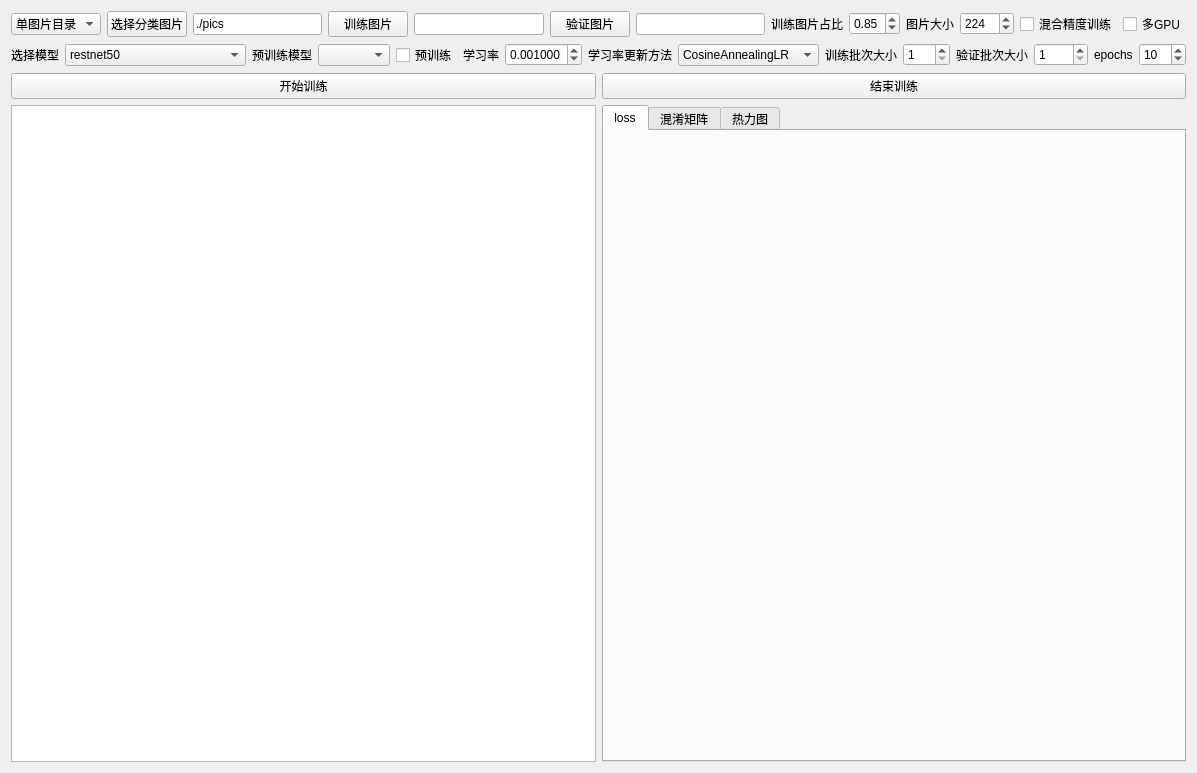
<?xml version="1.0" encoding="UTF-8"?>
<ui version="4.0">
 <class>UI</class>
 <widget class="QWidget" name="UI">
  <property name="geometry">
   <rect>
    <x>0</x>
    <y>0</y>
    <width>1165</width>
    <height>773</height>
   </rect>
  </property>
  <property name="sizePolicy">
   <sizepolicy hsizetype="Expanding" vsizetype="Expanding">
    <horstretch>0</horstretch>
    <verstretch>0</verstretch>
   </sizepolicy>
  </property>
  <property name="windowTitle">
   <string>Form</string>
  </property>
  <layout class="QHBoxLayout" name="horizontalLayout">
   <item>
    <layout class="QVBoxLayout" name="verticalLayout">
     <item>
      <layout class="QHBoxLayout" name="horizontalLayout_7">
       <item>
        <widget class="QComboBox" name="comb_pic_model">
         <item>
          <property name="text">
           <string extracomment="所有图片在一个目录">单图片目录</string>
          </property>
         </item>
         <item>
          <property name="text">
           <string extracomment="训练验证目录分开">多图片目录</string>
          </property>
         </item>
        </widget>
       </item>
       <item>
        <widget class="QPushButton" name="btn_picsdir">
         <property name="text">
          <string>选择分类图片</string>
         </property>
        </widget>
       </item>
       <item>
        <widget class="QLineEdit" name="lineEdit_picdir">
         <property name="sizePolicy">
          <sizepolicy hsizetype="Expanding" vsizetype="Fixed">
           <horstretch>0</horstretch>
           <verstretch>0</verstretch>
          </sizepolicy>
         </property>
         <property name="text">
          <string>./pics</string>
         </property>
        </widget>
       </item>
       <item>
        <widget class="QPushButton" name="btn_train_pic">
         <property name="text">
          <string>训练图片</string>
         </property>
        </widget>
       </item>
       <item>
        <widget class="QLineEdit" name="lineEdit_pic_train"/>
       </item>
       <item>
        <widget class="QPushButton" name="btn_val_pic">
         <property name="text">
          <string>验证图片</string>
         </property>
        </widget>
       </item>
       <item>
        <widget class="QLineEdit" name="lineEdit_pic_val"/>
       </item>
       <item>
        <widget class="QLabel" name="label_4">
         <property name="text">
          <string>训练图片占比</string>
         </property>
        </widget>
       </item>
       <item>
        <widget class="QDoubleSpinBox" name="doubleSpinBox_trainsize">
         <property name="minimum">
          <double>0.100000000000000</double>
         </property>
         <property name="maximum">
          <double>1.000000000000000</double>
         </property>
         <property name="singleStep">
          <double>0.010000000000000</double>
         </property>
         <property name="value">
          <double>0.850000000000000</double>
         </property>
        </widget>
       </item>
       <item>
        <widget class="QLabel" name="label_8">
         <property name="text">
          <string>图片大小</string>
         </property>
        </widget>
       </item>
       <item>
        <widget class="QSpinBox" name="img_size">
         <property name="minimum">
          <number>32</number>
         </property>
         <property name="maximum">
          <number>2048</number>
         </property>
         <property name="singleStep">
          <number>8</number>
         </property>
         <property name="value">
          <number>224</number>
         </property>
        </widget>
       </item>
       <item>
        <widget class="QCheckBox" name="checkBox_amp">
         <property name="text">
          <string>混合精度训练</string>
         </property>
        </widget>
       </item>
       <item>
        <widget class="QCheckBox" name="checkBox_multGpu">
         <property name="text">
          <string>多GPU</string>
         </property>
        </widget>
       </item>
      </layout>
     </item>
     <item>
      <layout class="QHBoxLayout" name="horizontalLayout_3">
       <item>
        <layout class="QHBoxLayout" name="horizontalLayout_4">
         <item>
          <widget class="QLabel" name="label">
           <property name="text">
            <string>选择模型</string>
           </property>
          </widget>
         </item>
         <item>
          <widget class="QComboBox" name="comb_model">
           <item>
            <property name="text">
             <string>restnet50</string>
            </property>
           </item>
           <item>
            <property name="text">
             <string>restnet101</string>
            </property>
           </item>
           <item>
            <property name="text">
             <string>restnet152</string>
            </property>
           </item>
           <item>
            <property name="text">
             <string>effiction4</string>
            </property>
           </item>
           <item>
            <property name="text">
             <string>densenet121</string>
            </property>
           </item>
           <item>
            <property name="text">
             <string>densenet161</string>
            </property>
           </item>
           <item>
            <property name="text">
             <string>regnet_x_32gf</string>
            </property>
           </item>
           <item>
            <property name="text">
             <string>vision_transformer.vit_b_32</string>
            </property>
           </item>
          </widget>
         </item>
         <item>
          <widget class="QLabel" name="label_9">
           <property name="text">
            <string>预训练模型</string>
           </property>
          </widget>
         </item>
         <item>
          <widget class="QComboBox" name="cmb_pre_models"/>
         </item>
         <item>
          <widget class="QCheckBox" name="checkBox_pre_train">
           <property name="text">
            <string>预训练</string>
           </property>
          </widget>
         </item>
         <item>
          <widget class="QLabel" name="label_5">
           <property name="text">
            <string>学习率</string>
           </property>
          </widget>
         </item>
         <item>
          <widget class="QDoubleSpinBox" name="lr">
           <property name="decimals">
            <number>6</number>
           </property>
           <property name="minimum">
            <double>0.000010000000000</double>
           </property>
           <property name="maximum">
            <double>0.010000000000000</double>
           </property>
           <property name="singleStep">
            <double>0.000010000000000</double>
           </property>
           <property name="value">
            <double>0.001000000000000</double>
           </property>
          </widget>
         </item>
         <item>
          <widget class="QLabel" name="label_6">
           <property name="text">
            <string>学习率更新方法</string>
           </property>
          </widget>
         </item>
         <item>
          <widget class="QComboBox" name="comb_lr_f">
           <item>
            <property name="text">
             <string>CosineAnnealingLR</string>
            </property>
           </item>
           <item>
            <property name="text">
             <string>StepLR</string>
            </property>
           </item>
           <item>
            <property name="text">
             <string>固定</string>
            </property>
           </item>
          </widget>
         </item>
         <item>
          <widget class="QLabel" name="label_3">
           <property name="text">
            <string>训练批次大小</string>
           </property>
          </widget>
         </item>
         <item>
          <widget class="QSpinBox" name="train_benchsize">
           <property name="minimum">
            <number>1</number>
           </property>
           <property name="maximum">
            <number>512</number>
           </property>
          </widget>
         </item>
         <item>
          <widget class="QLabel" name="label_2">
           <property name="text">
            <string>验证批次大小</string>
           </property>
          </widget>
         </item>
         <item>
          <widget class="QSpinBox" name="val_benchsize">
           <property name="minimum">
            <number>1</number>
           </property>
           <property name="maximum">
            <number>1024</number>
           </property>
          </widget>
         </item>
         <item>
          <widget class="QLabel" name="label_7">
           <property name="text">
            <string>epochs</string>
           </property>
          </widget>
         </item>
         <item>
          <widget class="QSpinBox" name="epochs">
           <property name="minimum">
            <number>1</number>
           </property>
           <property name="maximum">
            <number>500</number>
           </property>
           <property name="value">
            <number>10</number>
           </property>
          </widget>
         </item>
        </layout>
       </item>
      </layout>
     </item>
     <item>
      <layout class="QHBoxLayout" name="horizontalLayout_5">
       <item>
        <widget class="QPushButton" name="btn_train">
         <property name="text">
          <string>开始训练</string>
         </property>
        </widget>
       </item>
       <item>
        <widget class="QPushButton" name="btn_exit_train">
         <property name="text">
          <string>结束训练</string>
         </property>
        </widget>
       </item>
      </layout>
     </item>
     <item>
      <layout class="QHBoxLayout" name="horizontalLayout_2">
       <item>
        <widget class="QTextBrowser" name="textBrowser"/>
       </item>
       <item>
        <widget class="QTabWidget" name="tabWidget_matplot">
         <property name="currentIndex">
          <number>0</number>
         </property>
         <widget class="QWidget" name="tab_loss">
          <attribute name="title">
           <string>loss</string>
          </attribute>
          <layout class="QHBoxLayout" name="horizontalLayout_6">
           <item>
            <layout class="QVBoxLayout" name="verticalLayout_loss"/>
           </item>
          </layout>
         </widget>
         <widget class="QWidget" name="tab_metr">
          <attribute name="title">
           <string>混淆矩阵</string>
          </attribute>
          <layout class="QHBoxLayout" name="horizontalLayout_9">
           <item>
            <layout class="QVBoxLayout" name="verticalLayout_metr"/>
           </item>
          </layout>
         </widget>
         <widget class="QWidget" name="tab">
          <attribute name="title">
           <string>热力图</string>
          </attribute>
          <layout class="QHBoxLayout" name="horizontalLayout_8">
           <item>
            <layout class="QVBoxLayout" name="verticalLayout_relitu">
             <item>
              <layout class="QHBoxLayout" name="horizontalLayout_relitu">
               <item>
                <widget class="QPushButton" name="btn_model_rltu">
                 <property name="text">
                  <string>选择模型</string>
                 </property>
                </widget>
               </item>
               <item>
                <widget class="QLineEdit" name="lineEditmodel_relitu"/>
               </item>
               <item>
                <widget class="QPushButton" name="btn_pic_lelitu">
                 <property name="text">
                  <string>选择图片</string>
                 </property>
                </widget>
               </item>
               <item>
                <widget class="QLineEdit" name="lineEdit_pic_relitu"/>
               </item>
               <item>
                <widget class="QPushButton" name="btn_create_relitu">
                 <property name="text">
                  <string>生成热力图</string>
                 </property>
                </widget>
               </item>
              </layout>
             </item>
            </layout>
           </item>
          </layout>
         </widget>
        </widget>
       </item>
      </layout>
     </item>
    </layout>
   </item>
  </layout>
 </widget>
 <resources/>
 <connections/>
</ui>
